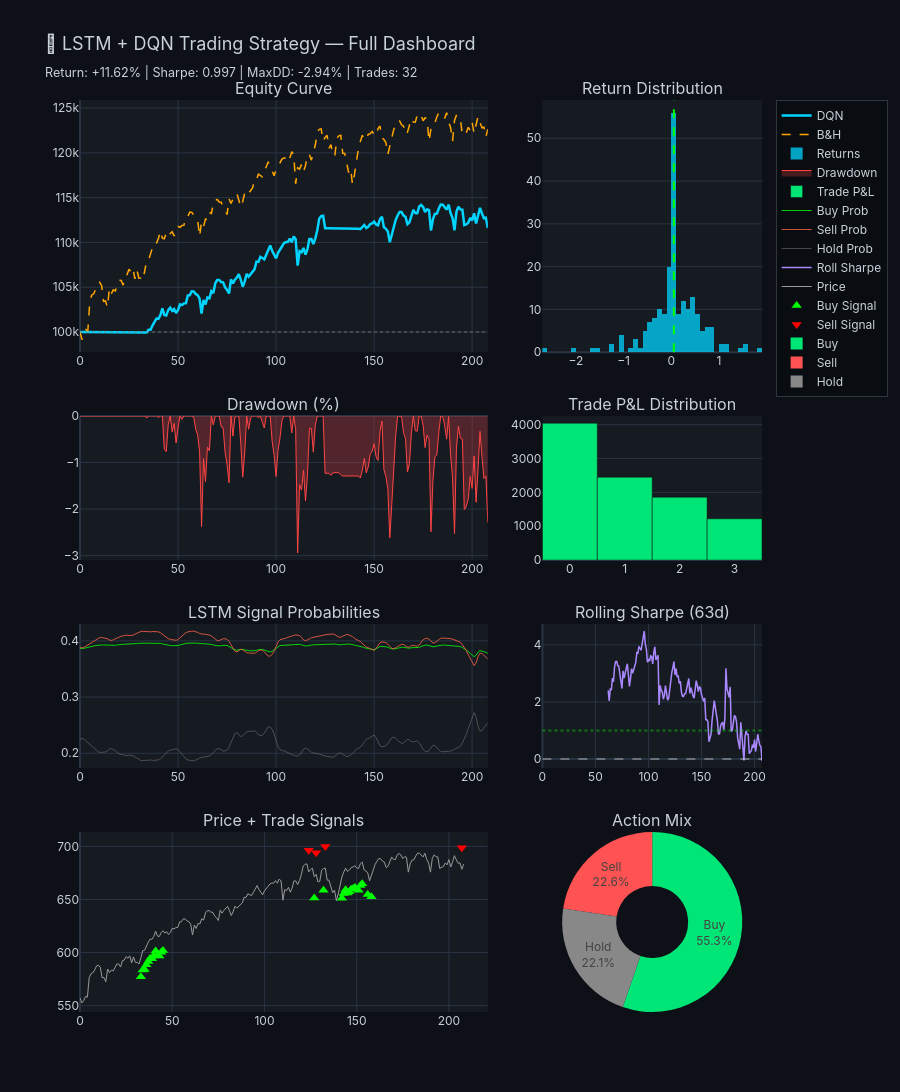

The notebook cell this image was saved under:
### Markdown cell above
## 3. Full Strategy Dashboard

### Code cell
T     = len(port_history)
steps = list(range(T))

peak_strat = np.maximum.accumulate(port_history)
dd_strat   = (port_history - peak_strat) / peak_strat * 100

# LSTM signal probabilities
lp = lstm_data['probs'][:T]   # (T, 3)
hold_p = lp[:, 0]
buy_p  = lp[:, 1]
sell_p = lp[:, 2]

# Daily returns
daily_rets = np.diff(port_history) / port_history[:-1]
roll_sharpe = pd.Series(daily_rets).rolling(63).apply(
    lambda x: x.mean() / (x.std() + 1e-8) * np.sqrt(252), raw=True
)

fig_dash = make_subplots(
    rows=4, cols=2,
    column_widths=[0.65, 0.35],
    row_heights=[0.35, 0.2, 0.2, 0.25],
    specs=[
        [{'rowspan': 1}, {'rowspan': 1}],
        [{'rowspan': 1}, {'rowspan': 1}],
        [{'rowspan': 1}, {'rowspan': 1}],
        [{'rowspan': 1}, {'type':'pie'}],
    ],
    subplot_titles=[
        'Equity Curve', 'Return Distribution',
        'Drawdown (%)', 'Trade P&L Distribution',
        'LSTM Signal Probabilities', 'Rolling Sharpe (63d)',
        'Price + Trade Signals', 'Action Mix',
    ],
    shared_xaxes=False,
    vertical_spacing=0.07,
    horizontal_spacing=0.08
)

# 1. Equity curve
fig_dash.add_trace(go.Scatter(x=steps, y=port_history,
    line=dict(color='#00d4ff', width=2.5), name='DQN'), row=1, col=1)
fig_dash.add_trace(go.Scatter(x=steps, y=bnh_values[:T],
    line=dict(color='#ffa500', width=1.5, dash='dash'), name='B&H'), row=1, col=1)
fig_dash.add_hline(y=initial_cap, line_dash='dot', line_color='gray', opacity=0.4, row=1, col=1)

# 2. Return distribution
fig_dash.add_trace(go.Histogram(x=daily_rets * 100, nbinsx=50,
    marker_color='#00d4ff', opacity=0.75, name='Returns'), row=1, col=2)
fig_dash.add_vline(x=np.mean(daily_rets) * 100, line_dash='dash',
    line_color='lime', row=1, col=2)

# 3. Drawdown
fig_dash.add_trace(go.Scatter(x=steps, y=dd_strat, fill='tozeroy',
    line=dict(color='#ff4444', width=1), fillcolor='rgba(255,68,68,0.25)',
    name='Drawdown'), row=2, col=1)

# 4. Trade P&L
if len(trade_df) > 0:
    colors = ['#00e676' if p > 0 else '#ff5252' for p in trade_df['pnl']]
    fig_dash.add_trace(go.Bar(x=list(range(len(trade_df))), y=trade_df['pnl'],
        marker_color=colors, name='Trade P&L'), row=2, col=2)
else:
    fig_dash.add_annotation(text='No completed trades', row=2, col=2,
        xref='paper', yref='paper', x=0.5, y=0.5, showarrow=False)

# 5. LSTM probs
fig_dash.add_trace(go.Scatter(y=buy_p.tolist(), mode='lines',
    line=dict(color='lime', width=1), name='Buy Prob', opacity=0.8), row=3, col=1)
fig_dash.add_trace(go.Scatter(y=sell_p.tolist(), mode='lines',
    line=dict(color='tomato', width=1), name='Sell Prob', opacity=0.8), row=3, col=1)
fig_dash.add_trace(go.Scatter(y=hold_p.tolist(), mode='lines',
    line=dict(color='gray', width=1), name='Hold Prob', opacity=0.5), row=3, col=1)

# 6. Rolling Sharpe
fig_dash.add_trace(go.Scatter(y=roll_sharpe.tolist(), mode='lines',
    line=dict(color='#aa88ff', width=1.5), name='Roll Sharpe'), row=3, col=2)
fig_dash.add_hline(y=0, line_dash='dash', line_color='white', opacity=0.3, row=3, col=2)
fig_dash.add_hline(y=1, line_dash='dot', line_color='lime', opacity=0.4, row=3, col=2)

# 7. Price + signals
buy_steps   = [s for t,s,p,q in trade_log if t=='BUY'  and s < T]
sell_steps  = [s for t,s,p,q in trade_log if t=='SELL' and s < T]
buy_prices  = [price_series[s] for s in buy_steps if s < len(price_series)]
sell_prices = [price_series[s] for s in sell_steps if s < len(price_series)]

fig_dash.add_trace(go.Scatter(y=price_series.tolist(), mode='lines',
    line=dict(color='#999999', width=1), name='Price'), row=4, col=1)
fig_dash.add_trace(go.Scatter(x=buy_steps, y=[p*0.97 for p in buy_prices], mode='markers',
    marker=dict(symbol='triangle-up', size=9, color='lime'), name='Buy Signal'), row=4, col=1)
fig_dash.add_trace(go.Scatter(x=sell_steps, y=[p*1.03 for p in sell_prices], mode='markers',
    marker=dict(symbol='triangle-down', size=9, color='red'), name='Sell Signal'), row=4, col=1)

# 8. Action pie
action_log = eval_data['action_log']
n_hold = action_log.count(0)
n_buy  = action_log.count(1)
n_sell = action_log.count(2)
fig_dash.add_trace(go.Pie(
    labels=['Hold', 'Buy', 'Sell'],
    values=[n_hold, n_buy, n_sell],
    marker_colors=['#888888', '#00e676', '#ff5252'],
    hole=0.4, textinfo='label+percent',
    name='Action Mix'
), row=4, col=2)

fig_dash.update_layout(
    height=1200,
    template='plotly_dark',
    paper_bgcolor='#0d1117',
    plot_bgcolor='#161b22',
    font={'color': '#c9d1d9', 'family': 'Inter, sans-serif'},
    title={
        'text': ('🧠 LSTM + DQN Trading Strategy — Full Dashboard<br>'
                 f'<sub>Return: {strat["total_return"]:+.2f}% | '
                 f'Sharpe: {strat["sharpe"]:.3f} | '
                 f'MaxDD: {strat["max_drawdown"]:.2f}% | '
                 f'Trades: {len(trade_log)}</sub>'),
        'font': {'size': 18}
    },
    showlegend=True,
    legend=dict(bgcolor='rgba(0,0,0,0.3)', bordercolor='#30363d', borderwidth=1)
)
fig_dash.show()
fig_dash.write_html(str(METRICS / 'full_dashboard.html'))
print('✅ Full dashboard saved → results/metrics/full_dashboard.html')

### Figure 1 — Plotly figure (JSON) as saved in the notebook; plotly's stock layout.template omitted (floating-point values rounded to 4 significant figures; data arrays with more than 128 entries replaced by an {"elided": "..."} marker saying what was removed)
{"data": [{"line": {"color": "#00d4ff", "width": 2.5}, "name": "DQN", "type": "scatter", "x": {"elided": "209 int values"}, "xaxis": "x", "y": {"elided": "209 float values"}, "yaxis": "y"}, {"line": {"color": "#ffa500", "dash": "dash", "width": 1.5}, "name": "B&H", "type": "scatter", "x": {"elided": "209 int values"}, "xaxis": "x", "y": {"elided": "209 float values"}, "yaxis": "y"}, {"marker": {"color": "#00d4ff"}, "name": "Returns", "nbinsx": 50, "opacity": 0.75, "type": "histogram", "x": {"elided": "208 float values"}, "xaxis": "x2", "yaxis": "y2"}, {"fill": "tozeroy", "fillcolor": "rgba(255,68,68,0.25)", "line": {"color": "#ff4444", "width": 1}, "name": "Drawdown", "type": "scatter", "x": {"elided": "209 int values"}, "xaxis": "x3", "y": {"elided": "209 float values"}, "yaxis": "y3"}, {"marker": {"color": ["#00e676", "#00e676", "#00e676", "#00e676"]}, "name": "Trade P&L", "type": "bar", "x": [0, 1, 2, 3], "xaxis": "x4", "y": [4044.0, 2450.0, 1860.0, 1220.0], "yaxis": "y4"}, {"line": {"color": "lime", "width": 1}, "mode": "lines", "name": "Buy Prob", "opacity": 0.8, "type": "scatter", "xaxis": "x5", "y": {"elided": "209 float values"}, "yaxis": "y5"}, {"line": {"color": "tomato", "width": 1}, "mode": "lines", "name": "Sell Prob", "opacity": 0.8, "type": "scatter", "xaxis": "x5", "y": {"elided": "209 float values"}, "yaxis": "y5"}, {"line": {"color": "gray", "width": 1}, "mode": "lines", "name": "Hold Prob", "opacity": 0.5, "type": "scatter", "xaxis": "x5", "y": {"elided": "209 float values"}, "yaxis": "y5"}, {"line": {"color": "#aa88ff", "width": 1.5}, "mode": "lines", "name": "Roll Sharpe", "type": "scatter", "xaxis": "x6", "y": {"elided": "208 float values"}, "yaxis": "y6"}, {"line": {"color": "#999999", "width": 1}, "mode": "lines", "name": "Price", "type": "scatter", "xaxis": "x7", "y": {"elided": "209 float values"}, "yaxis": "y7"}, {"marker": {"color": "lime", "size": 9, "symbol": "triangle-up"}, "mode": "markers", "name": "Buy Signal", "type": "scatter", "x": [33, 34, 35, 36, 37, 38, 39, 40, 41, 42, 43, 44, 45, 127, 132, 142, 143, 144, 145, 146, 147, 148, 149, 151, 152, 153, 156, 158], "xaxis": "x7", "y": [577.2, 583.6, 584.0, 588.5, 591.4, 594.3, 594.1, 596.8, 601.5, 597.0, 596.7, 600.2, 601.9, 651.3, 658.8, 651.1, 655.6, 659.1, 656.1, 657.3, 659.6, 660.1, 661.4, 658.8, 663.2, 664.7, 654.8, 652.5], "yaxis": "y7"}, {"marker": {"color": "red", "size": 9, "symbol": "triangle-down"}, "mode": "markers", "name": "Sell Signal", "type": "scatter", "x": [124, 128, 133, 207], "xaxis": "x7", "y": [696.3, 694.0, 699.9, 698.8], "yaxis": "y7"}, {"domain": {"x": [0.678, 1], "y": [0, 0.1975]}, "hole": 0.4, "labels": ["Hold", "Buy", "Sell"], "marker": {"colors": ["#888888", "#00e676", "#ff5252"]}, "name": "Action Mix", "textinfo": "label+percent", "type": "pie", "values": [46, 115, 47]}], "layout": {"annotations": [{"font": {"size": 16}, "showarrow": false, "text": "Equity Curve", "x": 0.299, "xanchor": "center", "xref": "paper", "y": 1, "yanchor": "bottom", "yref": "paper"}, {"font": {"size": 16}, "showarrow": false, "text": "Return Distribution", "x": 0.839, "xanchor": "center", "xref": "paper", "y": 1, "yanchor": "bottom", "yref": "paper"}, {"font": {"size": 16}, "showarrow": false, "text": "Drawdown (%)", "x": 0.299, "xanchor": "center", "xref": "paper", "y": 0.6535, "yanchor": "bottom", "yref": "paper"}, {"font": {"size": 16}, "showarrow": false, "text": "Trade P&L Distribution", "x": 0.839, "xanchor": "center", "xref": "paper", "y": 0.6535, "yanchor": "bottom", "yref": "paper"}, {"font": {"size": 16}, "showarrow": false, "text": "LSTM Signal Probabilities", "x": 0.299, "xanchor": "center", "xref": "paper", "y": 0.4255, "yanchor": "bottom", "yref": "paper"}, {"font": {"size": 16}, "showarrow": false, "text": "Rolling Sharpe (63d)", "x": 0.839, "xanchor": "center", "xref": "paper", "y": 0.4255, "yanchor": "bottom", "yref": "paper"}, {"font": {"size": 16}, "showarrow": false, "text": "Price + Trade Signals", "x": 0.299, "xanchor": "center", "xref": "paper", "y": 0.1975, "yanchor": "bottom", "yref": "paper"}, {"font": {"size": 16}, "showarrow": false, "text": "Action Mix", "x": 0.839, "xanchor": "center", "xref": "paper", "y": 0.1975, "yanchor": "bottom", "yref": "paper"}], "font": {"color": "#c9d1d9", "family": "Inter, sans-serif"}, "height": 1200, "legend": {"bgcolor": "rgba(0,0,0,0.3)", "bordercolor": "#30363d", "borderwidth": 1}, "paper_bgcolor": "#0d1117", "plot_bgcolor": "#161b22", "shapes": [{"line": {"color": "gray", "dash": "dot"}, "opacity": 0.4, "type": "line", "x0": 0, "x1": 1, "xref": "x domain", "y0": 100000, "y1": 100000, "yref": "y"}, {"line": {"color": "lime", "dash": "dash"}, "type": "line", "x0": 0.05438, "x1": 0.05438, "xref": "x2", "y0": 0, "y1": 1, "yref": "y2 domain"}, {"line": {"color": "white", "dash": "dash"}, "opacity": 0.3, "type": "line", "x0": 0, "x1": 1, "xref": "x6 domain", "y0": 0, "y1": 0, "yref": "y6"}, {"line": {"color": "lime", "dash": "dot"}, "opacity": 0.4, "type": "line", "x0": 0, "x1": 1, "xref": "x6 domain", "y0": 1, "y1": 1, "yref": "y6"}], "showlegend": true, "title": {"font": {"size": 18}, "text": "🧠 LSTM + DQN Trading Strategy — Full Dashboard<br><sub>Return: +11.62% | Sharpe: 0.997 | MaxDD: -2.94% | Trades: 32</sub>"}, "xaxis": {"anchor": "y", "domain": [0, 0.598]}, "xaxis2": {"anchor": "y2", "domain": [0.678, 1]}, "xaxis3": {"anchor": "y3", "domain": [0, 0.598]}, "xaxis4": {"anchor": "y4", "domain": [0.678, 1]}, "xaxis5": {"anchor": "y5", "domain": [0, 0.598]}, "xaxis6": {"anchor": "y6", "domain": [0.678, 1]}, "xaxis7": {"anchor": "y7", "domain": [0, 0.598]}, "yaxis": {"anchor": "x", "domain": [0.7235, 1]}, "yaxis2": {"anchor": "x2", "domain": [0.7235, 1]}, "yaxis3": {"anchor": "x3", "domain": [0.4955, 0.6535]}, "yaxis4": {"anchor": "x4", "domain": [0.4955, 0.6535]}, "yaxis5": {"anchor": "x5", "domain": [0.2675, 0.4255]}, "yaxis6": {"anchor": "x6", "domain": [0.2675, 0.4255]}, "yaxis7": {"anchor": "x7", "domain": [0, 0.1975]}}}
